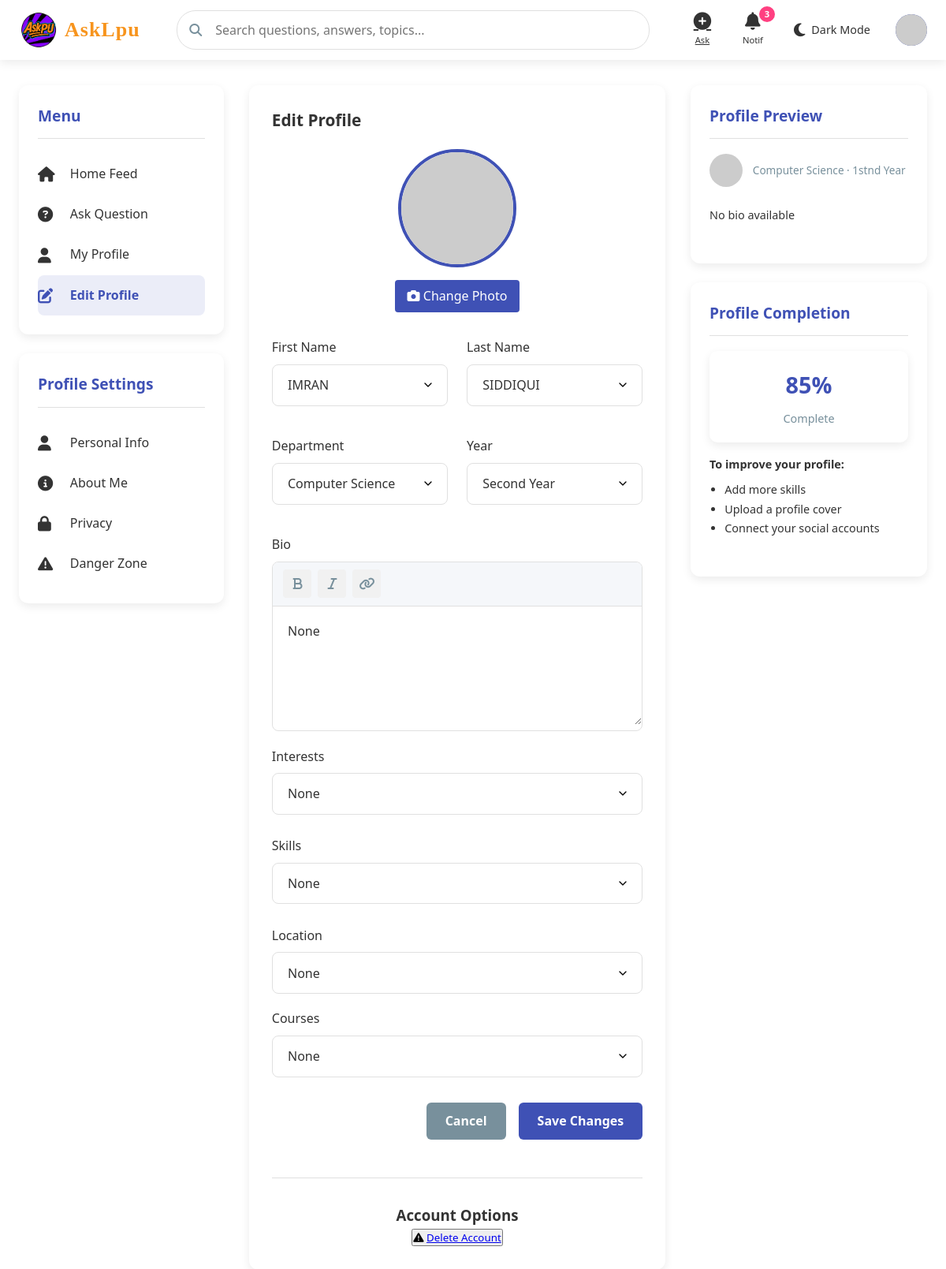
The app's page /update_profile (signed in) with its own data.
### app.py (models this page shows)
class User(db.Model):
    id = db.Column(db.Integer, primary_key=True)#use
    first_name=db.Column(db.String(90),unique=False, nullable=False)
    last_name=db.Column(db.String(90),unique=False, nullable=False)
    full_name=db.Column(db.String(90),unique=True, nullable=True)#use
    username = db.Column(db.String(80), unique=True, nullable=False)#use
    email = db.Column(db.String(120), unique=True, nullable=False)#use
    c_id = db.Column(db.String(200), nullable=False)#use
    password = db.Column(db.String(200), nullable=False)#use
    role = db.Column(db.String(20), default='student',nullable=True)#use
    department = db.Column(db.String(50), nullable=True)#use
    year = db.Column(db.String(90), nullable=True)#use
    bio = db.Column(db.Text, nullable=True)#use
    interest= db.Column(db.String(200), nullable=True)
    skiils=db.Column(db.String(200), nullable=True)
    location=db.Column(db.String(200), nullable=True)
    questions = db.relationship('Question', backref='author', lazy=True, cascade="all, delete")
    created_at = db.Column(db.DateTime, default=datetime.utcnow)
    answers = db.relationship('Answer', backref='author', lazy=True, cascade="all, delete")
    image = db.Column(db.String(300), nullable=True)
    otp=db.Column(db.Integer)#use
    achievement=db.Column(db.String(200), nullable=True)
    course=db.Column(db.String(200), nullable=True)
    verify= db.Column(db.Boolean, default=False)
    voted_on = db.relationship(
        'Answer',
        secondary=votes_association,
        back_populates='voters',
        cascade="all, delete"
    )

### app.py (the view)
@app.route('/update_profile')
def update_profile():
    user = User.query.get(session['user_id'])
    return render_template('update_profile.html',user=user)

### templates/update_profile.html (shortened to what this page needs)
<!DOCTYPE html>
<html lang="en">
<head>
    <link rel="stylesheet" href="https://cdnjs.cloudflare.com/ajax/libs/font-awesome/6.4.0/css/all.min.css">
       <link rel="stylesheet" href="{{url_for ('static',filename='css/styles.css')}}">
</head>
<body>
    <header>
        <div class="header-container">
           <a href="{{ url_for('index') }}" class="logo">
<img src="{{ url_for('static', filename='uploads/logo.png') }}"
     alt="Logo"
     style="height: 50px; width: auto; max-width: 100%; object-fit: contain;">
<span class="logo-text">AskLpu</span>
            </a>
            <div class="search-container">
                <i class="fas fa-search search-icon"></i>
                <input type="text" class="search-bar" placeholder="Search questions, answers, topics...">
            </div>
            <div class="nav-icons">
                <a href="{{url_for('ask')}}" class="nav-icon" id="ask-btn">
                    <i class="fas fa-plus-circle"></i>
                    <span>Ask</span>
                </a>
                <div class="nav-icon" id="notifications-btn">
                    <i class="fas fa-bell"></i>
                    <span>Notif</span>
                    <div class="notification-badge">3</div>
                </div>
                <div class="theme-toggle" id="theme-toggle">
                    <i class="fas fa-moon toggle-icon" id="theme-icon"></i>
                    <span class="toggle-text">Dark Mode</span>
                </div>
                <a href="profile.html" class="user-avatar" id="profile-btn">
                    {% if user.image %}
  <img src="{{ url_for('static', filename='uploads/' + user.image) }}" alt="Avatar">
{% else %}
  <img src="https://api.dicebear.com/6.x/avataaars/svg?seed={{ user.username }}" alt="Default Avatar">
{% endif %} </a>
            </div>
        </div>
    </header>
    <div class="main-container">
        <div class="sidebar">
            <div class="sidebar-card">
                <h3 class="sidebar-title">Menu</h3>
                <a href="{{url_for('index')}}" class="menu-item">
                    <i class="fas fa-home"></i>
                    <span>Home Feed</span>
                </a>
                <a href="{{url_for('ask')}}" class="menu-item">
                    <i class="fas fa-question-circle"></i>
                    <span>Ask Question</span>
                </a>
                <a href="{{url_for('profile')}}" class="menu-item">
                    <i class="fas fa-user"></i>
                    <span>My Profile</span>
                </a>
                <a href="{{url_for('update_profile')}}" class="menu-item active-menu">
                    <i class="fas fa-edit"></i>
                    <span>Edit Profile</span>
                </a>
            </div>
            <div class="sidebar-card">
                <h3 class="sidebar-title">Profile Settings</h3>
                <a href="#personal-info" class="menu-item">
                    <i class="fas fa-user"></i>
                    <span>Personal Info</span>
                </a>
                <a href="#about-me" class="menu-item">
                    <i class="fas fa-info-circle"></i>
                    <span>About Me</span>
                </a>
                <a href="#privacy" class="menu-item">
                    <i class="fas fa-lock"></i>
                    <span>Privacy</span>
                </a>
                <a href="#danger-zone" class="menu-item">
                    <i class="fas fa-exclamation-triangle"></i>
                    <span>Danger Zone</span>
                </a>
            </div>
        </div>
        <div class="main-content">
            <div class="content-card">
                <h2 class="form-title">Edit Profile</h2>
                <form class="edit-profile-container"  method="POST" action="{{url_for('update')}}" enctype="multipart/form-data">
                    <div class="avatar-upload">
                        <div class="avatar-preview">
                           {% if user.image %}
  <img src="{{ url_for('static', filename='uploads/' + user.image) }}" alt="Avatar">
{% else %}
  <img src="https://api.dicebear.com/6.x/avataaars/svg?seed={{ user.username }}" alt="Default Avatar">
{% endif %}  </div>
                        <label for="avatar-upload" class="upload-button">
                            <i class="fas fa-camera"></i> Change Photo
                        </label>
                    </div>
                    <div class="ask-form">
                        <div class="form-row">
                            <div class="form-col">
                                <div class="form-group">
                                    <label class="form-label">First Name</label>
                                    <input type="text" class="form-input" name="first_name" value="{{user.first_name}}" required>
                                </div>
                            </div>
                            <div class="form-col">
                                <div class="form-group">
                                    <label class="form-label">Last Name</label>
                                    <input type="text" class="form-input" name="last_name" value="{{user.last_name}}" required>
                                </div>
                            </div>
                        </div>
                        <div class="form-row">
                            <div class="form-col">
                                <div class="form-group">
                                    <label class="form-label">Department</label>
                                    <select class="form-input" name="department" required>
                                        <option value="Computer Science">Computer Science</option>
                                    </select>
                                </div>
                            </div>
                            <div class="form-col">
                                <div class="form-group">
                                    <label class="form-label">Year</label>
                                    <select class="form-input" name="year" required>
                                        <option value="2" selected>Second Year</option>
                                    </select>
                                </div>
                            </div>
                        </div>
                        <div class="form-group">
                            <label class="form-label">Bio</label>
                            <div class="rich-text-editor">
                                <div class="editor-toolbar">
                                    <button class="tool-button" title="Bold"><i class="fas fa-bold"></i></button>
                                    <button class="tool-button" title="Italic"><i class="fas fa-italic"></i></button>
                                    <button class="tool-button" title="Link"><i class="fas fa-link"></i></button>
                                </div>
                                <textarea class="editor-content" name="bio" required>{{user.bio}}</textarea>
                            </div>
                        </div>
                        <div class="form-group">
                            <label class="form-label">Interests</label>
                            <input type="text" class="form-input" name="interests_input" value="{{user.interest}}">
                        </div>
                        <div class="form-group">
                            <label class="form-label">Skills</label>
                            <input type="text" class="form-input" name="skills_input" value="{{user.skiils}}">
                        </div>
                        <div class="form-group">
                            <label class="form-label">Location</label>
                            <input type="text" class="form-input" name="location" value="{{user.location}}">
                        </div>
                        <div class="form-group">
                            <label class="form-label">Courses</label>
                            <input type="text" class="form-input" name="course" value="{{user.course}}">
                        </div>
                        <div class="form-actions">
                            <button type="button" class="cancel-button" >Cancel</button>
                            <button type="submit" class="submit-button">Save Changes</button>
                        </div>
                        </form>
                        <div class="delete-account">
                            <h3>Account Options</h3>
                            <button type="button" >
                                <i class="fas fa-exclamation-triangle"></i>
                                <a href="{{url_for('delete')}}">Delete Account</a>
                            </button>
                        </div>
                    </div>
            </div>
        </div>
        <div class="right-sidebar">
            <div class="sidebar-card">
                <h3 class="sidebar-title">Profile Preview</h3>
                <div class="user-info" style="margin-bottom: 1.5rem;">
                    {% if user.image %}
  <img src="{{ url_for('static', filename='uploads/' + user.image) }}" alt="Avatar">
{% else %}
  <img src="https://api.dicebear.com/6.x/avataaars/svg?seed={{ user.username }}" alt="Default Avatar">
{% endif %}
                    <div class="user-details">
                        <div class="user-meta">{{user.department}} · {{user.year}}nd Year</div>
                    </div>
                </div>
                <div class="question-content" style="font-size: 0.9rem;">
                    {%if user.bio %}
                    <p>{{user.bio[0:50]}}...</p>
                    {%else%}
                    <p>No bio available</p>
                    {%endif%}
                </div>
            </div>
            <div class="sidebar-card">
                <h3 class="sidebar-title">Profile Completion</h3>
                <div class="stat-item">
                    <div class="stat-value">85%</div>
                    <div class="stat-label">Complete</div>
                </div>
                <div class="question-content" style="font-size: 0.9rem; margin-top: 1rem;">
                    <p><strong>To improve your profile:</strong></p>
                    <ul style="padding-left: 1.2rem; margin-top: 0.5rem;">
                        <li>Add more skills</li>
                        <li>Upload a profile cover</li>
                        <li>Connect your social accounts</li>
                    </ul>
                </div>
            </div>
        </div>
</body>
</html>

### records on screen
User: first_name "IMRAN", last_name "SIDDIQUI", bio "None", interests_input "None", skills_input "None", location "None", course "None", department "Computer Science", year "1st"
